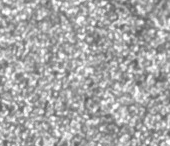
#> input picture enhanced_debug/06_resolution_adaptive_original.png, 170 x 146 px
$ python -i dic_quality_speckle_detection.py   (imports and definitions only)
#> lines starting #> are read from the running program, lines starting #| are printed output that depends on the picture; after the words box and inside, x2 and y2 are one past the last pixel; in counts of white or black regions, pixels touching at a corner belong together
import cv2
import numpy as np
from pathlib import Path


def analyze_roi_for_dic_quality(roi_image, debug=False):
    """
    Speckle detection specifically optimized for DIC quality assessment
    Focuses on capturing ALL meaningful speckles, including large ones
    """
    # Create a copy to avoid modifying original
    roi_gray = cv2.cvtColor(roi_image, cv2.COLOR_BGR2GRAY) if len(roi_image.shape) > 2 else roi_image.copy()
    roi_area = roi_gray.shape[0] * roi_gray.shape[1]

    if debug:
        Path("debug_roi").mkdir(exist_ok=True)
        cv2.imwrite("debug_roi/01_original.png", roi_gray)

    # Try both normal and inverted thresholding
    _, binary_normal = cv2.threshold(roi_gray, 0, 255, cv2.THRESH_BINARY + cv2.THRESH_OTSU)
    _, binary_inverted = cv2.threshold(roi_gray, 0, 255, cv2.THRESH_BINARY_INV + cv2.THRESH_OTSU)

    if debug:
        cv2.imwrite("debug_roi/02a_binary_normal.png", binary_normal)
        cv2.imwrite("debug_roi/02b_binary_inverted.png", binary_inverted)

    # Process both and choose the better one
    normal_results = process_for_dic_quality(binary_normal, roi_area, debug, "normal")
    inverted_results = process_for_dic_quality(binary_inverted, roi_area, debug, "inverted")

    # Choose based on total speckle coverage (area), not just count
    # For DIC, we want good coverage including large speckles
    if normal_results['total_speckle_area'] >= inverted_results['total_speckle_area']:
        chosen_results = normal_results
        binary_chosen = binary_normal
        method = "normal"
    else:
        chosen_results = inverted_results
        binary_chosen = binary_inverted
        method = "inverted"

    chosen_results['method'] = method
    chosen_results['roi_area'] = roi_area

    # Calculate DIC quality metrics
    chosen_results.update(calculate_dic_quality_metrics(chosen_results, roi_area))

    if debug:
        cv2.imwrite("debug_roi/03_chosen_binary.png", binary_chosen)

        # Visualize speckles by size category
        size_vis = visualize_speckles_by_size(chosen_results['labels'],
                                              chosen_results['valid_components'],
                                              chosen_results['stats'],
                                              roi_gray.shape)
        cv2.imwrite("debug_roi/04_speckles_by_size.png", size_vis)

        # Create quality assessment visualization
        quality_vis = create_dic_quality_visualization(roi_gray, chosen_results)
        cv2.imwrite("debug_roi/05_dic_quality_assessment.png", quality_vis)

        print_dic_quality_report(chosen_results)

    return chosen_results


def process_for_dic_quality(binary, roi_area, debug=False, method_name=""):
    """
    Process binary image with DIC quality in mind - preserve large speckles
    """
    # Very minimal morphological cleanup - only remove single pixels
    kernel = cv2.getStructuringElement(cv2.MORPH_ELLIPSE, (2, 2))
    cleaned = cv2.morphologyEx(binary, cv2.MORPH_OPEN, kernel, iterations=1)

    if debug:
        cv2.imwrite(f"debug_roi/morph_clean_{method_name}.png", cleaned)

    # Connected components analysis
    num_labels, labels, stats, centroids = cv2.connectedComponentsWithStats(cleaned, connectivity=8)

    # DIC-focused filtering: very permissive size limits
    min_area = 2  # Remove only tiny noise
    max_area = roi_area // 4  # Allow up to 25% of ROI area (very large speckles)

    valid_components = []
    for i in range(1, num_labels):  # Skip background (index 0)
        area = stats[i, cv2.CC_STAT_AREA]

        # For DIC, we want almost all speckles except obvious noise or full ROI
        if min_area <= area <= max_area:
            valid_components.append(i)

    # Calculate comprehensive statistics
    areas = [stats[i, cv2.CC_STAT_AREA] for i in valid_components]
    total_speckle_area = sum(areas) if areas else 0
    avg_size = np.mean(areas) if areas else 0
    speckle_ratio = total_speckle_area / roi_area if roi_area > 0 else 0

    return {
        'total_components': num_labels - 1,
        'valid_components': valid_components,
        'valid_count': len(valid_components),
        'labels': labels,
        'stats': stats,
        'centroids': centroids,
        'areas': areas,
        'total_speckle_area': total_speckle_area,
        'avg_speckle_size': avg_size,
        'speckle_ratio': speckle_ratio,
        'min_area_threshold': min_area,
        'max_area_threshold': max_area
    }


def calculate_dic_quality_metrics(results, roi_area):
    """
    Calculate DIC-specific quality metrics
    """
    areas = results['areas']

    if not areas:
        return {
            'dic_quality_score': 0.0,
            'size_diversity': 0.0,
            'coverage_quality': 0.0,
            'large_speckle_count': 0,
            'medium_speckle_count': 0,
            'small_speckle_count': 0,
            'speckle_density': 0.0
        }

    # Categorize speckles by size for DIC analysis
    small_threshold = 50
    large_threshold = 500

    small_speckles = [a for a in areas if a < small_threshold]
    medium_speckles = [a for a in areas if small_threshold <= a < large_threshold]
    large_speckles = [a for a in areas if a >= large_threshold]

    # Size diversity (good for DIC to have varied speckle sizes)
    size_std = np.std(areas) if len(areas) > 1 else 0
    size_mean = np.mean(areas)
    size_diversity = min(1.0, size_std / size_mean) if size_mean > 0 else 0

    # Coverage quality (total area covered)
    coverage_ratio = sum(areas) / roi_area
    coverage_quality = min(1.0, coverage_ratio / 0.3)  # Target ~30% coverage

    # Speckle density (speckles per unit area)
    speckle_density = len(areas) / roi_area * 10000  # Per 10k pixels

    # Overall DIC quality score
    density_score = min(1.0, speckle_density / 5.0)  # Target ~5 speckles per 10k pixels
    size_balance_score = min(1.0, len(large_speckles) / max(1, len(areas)))  # Want some large speckles

    dic_quality_score = (coverage_quality * 0.4 +
                         density_score * 0.3 +
                         size_diversity * 0.2 +
                         size_balance_score * 0.1)

    return {
        'dic_quality_score': dic_quality_score,
        'size_diversity': size_diversity,
        'coverage_quality': coverage_quality,
        'large_speckle_count': len(large_speckles),
        'medium_speckle_count': len(medium_speckles),
        'small_speckle_count': len(small_speckles),
        'speckle_density': speckle_density
    }


def visualize_speckles_by_size(labels, valid_components, stats, shape):
    """
    Create visualization showing speckles colored by size category
    """
    colored = np.zeros((shape[0], shape[1], 3), dtype=np.uint8)

    for i in valid_components:
        area = stats[i, cv2.CC_STAT_AREA]
        mask = labels == i

        if area < 50:
            colored[mask] = (255, 255, 0)  # Cyan for small
        elif area < 500:
            colored[mask] = (0, 255, 0)  # Green for medium
        else:
            colored[mask] = (0, 0, 255)  # Red for large

    return colored


def create_dic_quality_visualization(roi_gray, results):
    """
    Create a comprehensive DIC quality visualization
    """
    # Create RGB version
    vis = cv2.cvtColor(roi_gray, cv2.COLOR_GRAY2BGR)

    # Draw speckle centroids with size-based markers
    for i in results['valid_components']:
        area = results['stats'][i, cv2.CC_STAT_AREA]
        x = int(results['centroids'][i][0])
        y = int(results['centroids'][i][1])

        if area < 50:
            cv2.circle(vis, (x, y), 1, (255, 255, 0), -1)  # Small: cyan dot
        elif area < 500:
            cv2.circle(vis, (x, y), 2, (0, 255, 0), -1)  # Medium: green dot
        else:
            cv2.circle(vis, (x, y), 4, (0, 0, 255), -1)  # Large: red dot

    # Add quality score text
    quality_text = f"DIC Quality: {results['dic_quality_score']:.3f}"
    cv2.putText(vis, quality_text, (10, 30), cv2.FONT_HERSHEY_SIMPLEX, 0.7, (255, 255, 255), 2)

    coverage_text = f"Coverage: {results['speckle_ratio']:.3f}"
    cv2.putText(vis, coverage_text, (10, 60), cv2.FONT_HERSHEY_SIMPLEX, 0.7, (255, 255, 255), 2)

    return vis


def print_dic_quality_report(results):
    """
    Print detailed DIC quality assessment
    """
    print(f"\n=== DIC QUALITY ASSESSMENT ===")
    print(f"Detection method: {results['method']}")
    print(f"Total speckles detected: {results['valid_count']}")
    print(f"Area thresholds: {results['min_area_threshold']} - {results['max_area_threshold']} pixels")
    print(f"Total components before filtering: {results['total_components']}")

    print(f"\nSPECKLE SIZE DISTRIBUTION:")
    print(f"  Small speckles (<50px): {results['small_speckle_count']}")
    print(f"  Medium speckles (50-500px): {results['medium_speckle_count']}")
    print(f"  Large speckles (>500px): {results['large_speckle_count']}")

    print(f"\nDIC QUALITY METRICS:")
    print(f"  Overall DIC Quality Score: {results['dic_quality_score']:.3f} (0-1, higher is better)")
    print(f"  Speckle Coverage Ratio: {results['speckle_ratio']:.3f}")
    print(f"  Speckle Density: {results['speckle_density']:.2f} per 10k pixels")
    print(f"  Size Diversity: {results['size_diversity']:.3f}")
    print(f"  Coverage Quality: {results['coverage_quality']:.3f}")

    # Provide DIC quality interpretation
    if results['dic_quality_score'] > 0.7:
        quality_rating = "EXCELLENT"
    elif results['dic_quality_score'] > 0.5:
        quality_rating = "GOOD"
    elif results['dic_quality_score'] > 0.3:
        quality_rating = "FAIR"
    else:
        quality_rating = "POOR"

    print(f"\nDIC SUITABILITY: {quality_rating}")

    # Provide recommendations
    print(f"\nRECOMMENDATIONS:")
    if results['speckle_ratio'] < 0.2:
        print("  - Consider increasing speckle density for better DIC correlation")
    if results['large_speckle_count'] < 5:
        print("  - Consider adding larger speckles for coarse displacement tracking")
    if results['speckle_density'] < 3:
        print("  - Speckle density may be too low for robust DIC analysis")
    if results['dic_quality_score'] > 0.6:
        print("  - Speckle pattern appears suitable for DIC analysis")


def compare_dic_quality(roi_image_path):
    """
    Compare DIC quality assessment with different approaches
    """
    roi_image = cv2.imread(roi_image_path, cv2.IMREAD_GRAYSCALE)
#> roi_image is the input picture: shape (146, 170); min 85, max 255, mean 167.8

    if roi_image is None:
        print(f"Could not load image: {roi_image_path}")
        return

    print("COMPARING DIC QUALITY ASSESSMENT METHODS")
    print("=" * 50)

    # Method 1: Original restrictive approach
    print("\n1. ORIGINAL RESTRICTIVE METHOD (max_area=500):")
    _, binary = cv2.threshold(roi_image, 0, 255, cv2.THRESH_BINARY_INV + cv2.THRESH_OTSU)
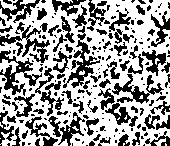
#> binary: shape (146, 170); 60.7% white; 214 black regions (137 under 20 px), largest, box (x1, y1, x2, y2) and area: (0, 50, 42, 96) 641, (63, 26, 100, 88) 608, (0, 22, 50, 63) 570
    restrictive_results = process_for_dic_quality_restricted(binary, roi_image.shape[0] * roi_image.shape[1])
#> in process_for_dic_quality_restricted, `num_labels, labels, stats, centroids = cv2.connectedComponentsWithStat..`:
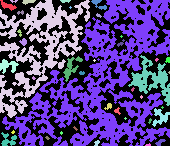
#> labels: shape (146, 170) int32; 40 distinct labels, from 0 to 39; one colour per label, 0 black
#> in process_for_dic_quality_restricted, `num_labels, labels, stats, centroids = cv2.connectedComponentsWithStat..`: num_labels = 40; stats = 40 rows, first 6: [0, 0, 170, 146, 10847], [0, 0, 17, 11, 79], [10, 0, 8, 3, 14], [22, 0, 14, 5, 43], [0, 0, 90, 118, 3463], [60, 0, 11, 3, 24]; centroids = 40 pairs, first value 7.48 to 168.8, second value 0.708 to 144.4
#> the loop in process_for_dic_quality_restricted, `for i in range(1, num_labels):` made 39 passes
#> area on passes 1, 3, 4, 5, 6, 7, 9, 11: 79, 43, 3463, 24, 70, 8523, 21, 20
#> after the loop in process_for_dic_quality_restricted, `for i in range(1, num_labels):`: valid_components = 36 values from 1 to 39
#> in process_for_dic_quality_restricted, `areas = [stats[i, cv2.CC_STAT_AREA] for i in valid_components]`: areas = 36 values, max 176 at index 12, min 4 at index 18, mean 34.56
#> in process_for_dic_quality_restricted, `large_speckles = [a for a in areas if a >= 500]`: large_speckles = []
#> restrictive_results = {'valid_count': 36, 'large_speckle_count': 0, 'total_area': 1244}

    # Method 2: DIC-optimized approach
    print("\n2. DIC-OPTIMIZED METHOD:")
    dic_results = analyze_roi_for_dic_quality(roi_image, debug=True)
#> in process_for_dic_quality, `num_labels, labels, stats, centroids = cv2.connectedComponentsWithStat..`:
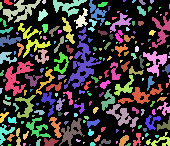
#> labels: shape (146, 170) int32; 194 distinct labels, from 0 to 193; one colour per label, 0 black
#> in process_for_dic_quality, `num_labels, labels, stats, centroids = cv2.connectedComponentsWithStat..`: num_labels = 194; stats = 194 rows, first 6: [0, 0, 170, 146, 15541], [4, 0, 9, 5, 29], [14, 0, 2, 2, 3], [3, 0, 38, 23, 339], [42, 0, 4, 4, 13], [53, 0, 34, 17, 250]; centroids = 194 pairs, first value 0.583 to 169, second value 0.333 to 145
#> the loop in process_for_dic_quality, `for i in range(1, num_labels):` made 193 passes
#> area on passes 1, 3, 5: 29, 339, 250
#> after the loop in process_for_dic_quality, `for i in range(1, num_labels):`: valid_components = 193 values from 1 to 193
#> in process_for_dic_quality, `areas = [stats[i, cv2.CC_STAT_AREA] for i in valid_components]`: areas = 193 values, max 604 at index 36, min 2 at index 192, mean 48.08
#> in process_for_dic_quality, `total_speckle_area = sum(areas) if areas else 0`: total_speckle_area = 9279
#> in process_for_dic_quality, `avg_size = np.mean(areas) if areas else 0`: avg_size = 48.08
#> in process_for_dic_quality, `speckle_ratio = total_speckle_area / roi_area if roi_area > 0 else 0`: speckle_ratio = 0.374
#> in analyze_roi_for_dic_quality, `normal_results = process_for_dic_quality(binary_normal, roi_area, debu..`: normal_results = 12 items
#> call 2 of process_for_dic_quality, with roi_area = 24820, debug = True, method_name = 'inverted'
#> in process_for_dic_quality (call 2), `num_labels, labels, stats, centroids = cv2.connectedComponentsWithStat..`:
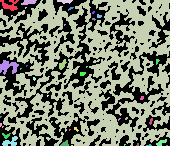
#> labels: shape (146, 170) int32; 37 distinct labels, from 0 to 36; one colour per label, 0 black
#> in process_for_dic_quality (call 2), `num_labels, labels, stats, centroids = cv2.connectedComponentsWithStat..`: num_labels = 37; stats = 37 rows, first 6: [0, 0, 170, 146, 9872], [0, 0, 19, 11, 110], [21, 0, 16, 5, 59], [0, 0, 170, 146, 14138], [57, 0, 16, 4, 43], [25, 7, 2, 2, 3]; centroids = 37 pairs, first value 0.333 to 166.5, second value 0.977 to 145
#> the loop in process_for_dic_quality (call 2), `for i in range(1, num_labels):` made 36 passes
#> area on passes 1, 2, 3, 4, 11, 13, 17, 28: 110, 59, 14138, 43, 49, 157, 21, 28
#> after the loop in process_for_dic_quality (call 2), `for i in range(1, num_labels):`: valid_components = 35 values from 1 to 36
#> in process_for_dic_quality (call 2), `areas = [stats[i, cv2.CC_STAT_AREA] for i in valid_components]`: areas = 35 values, max 157 at index 11, min 2 at index 31, mean 23.14
#> in process_for_dic_quality (call 2), `total_speckle_area = sum(areas) if areas else 0`: total_speckle_area = 810
#> in process_for_dic_quality (call 2), `avg_size = np.mean(areas) if areas else 0`: avg_size = 23.14
#> in process_for_dic_quality (call 2), `speckle_ratio = total_speckle_area / roi_area if roi_area > 0 else 0`: speckle_ratio = 0.0326
#> in analyze_roi_for_dic_quality, `inverted_results = process_for_dic_quality(binary_inverted, roi_area, ..`: inverted_results = 12 items
#> in calculate_dic_quality_metrics, `areas = results['areas']`: areas = 193 values, max 604 at index 36, min 2 at index 192, mean 48.08
#> in calculate_dic_quality_metrics, `small_speckles = [a for a in areas if a < small_threshold]`: small_speckles = 143 values, max 49 at index 41, min 2 at index 142, mean 14.77
#> in calculate_dic_quality_metrics, `medium_speckles = [a for a in areas if small_threshold <= a < large_th..`: medium_speckles = 49 values, max 399 at index 19, min 51 at index 3, mean 133.9
#> in calculate_dic_quality_metrics, `large_speckles = [a for a in areas if a >= large_threshold]`: large_speckles = [604]
#> in calculate_dic_quality_metrics, `size_std = np.std(areas) if len(areas) > 1 else 0`: size_std = 79.23
#> in calculate_dic_quality_metrics, `size_mean = np.mean(areas)`: size_mean = 48.08
#> in calculate_dic_quality_metrics, `size_diversity = min(1.0, size_std / size_mean) if size_mean > 0 else 0`: size_diversity = 1
#> in calculate_dic_quality_metrics, `coverage_ratio = sum(areas) / roi_area`: coverage_ratio = 0.374
#> in calculate_dic_quality_metrics, `coverage_quality = min(1.0, coverage_ratio / 0.3)`: coverage_quality = 1
#> in calculate_dic_quality_metrics, `speckle_density = len(areas) / roi_area * 10000`: speckle_density = 77.76
#> in calculate_dic_quality_metrics, `density_score = min(1.0, speckle_density / 5.0)`: density_score = 1
#> in calculate_dic_quality_metrics, `size_balance_score = min(1.0, len(large_speckles) / max(1, len(areas)))`: size_balance_score = 0.00518
#> in calculate_dic_quality_metrics, `dic_quality_score = (coverage_quality * 0.4 + density_score * 0.3 + si..`: dic_quality_score = 0.901
#> the loop in visualize_speckles_by_size, `for i in valid_components:` made 193 passes
#> after the loop in visualize_speckles_by_size, `for i in valid_components:`:
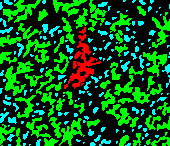
#> colored: shape (146, 170, 3); mean of channels 0, 1, 2 21.7, 89.1, 6.2; drawn as B, G, R
#> the loop in create_dic_quality_visualization, `for i in results['valid_components']:` made 193 passes
#> (area, x, y) on passes 1, 3, 5: (29, 7, 2), (339, 19, 10), (250, 67, 6)
#> after the loop in create_dic_quality_visualization, `for i in results['valid_components']:`:
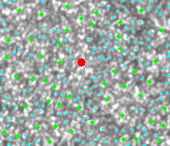
#> vis: shape (146, 170, 3); 5.61% of pixels changed, all inside (x1, y1, x2, y2) = (0, 0, 170, 146)
#> in create_dic_quality_visualization, `quality_text = f"DIC Quality: {results['dic_quality_score']:.3f}"`: quality_text = 'DIC Quality: 0.901'
#> in create_dic_quality_visualization, `coverage_text = f"Coverage: {results['speckle_ratio']:.3f}"`: coverage_text = 'Coverage: 0.374'
#> in create_dic_quality_visualization, `cv2.putText(vis, coverage_text, (10, 60), cv2.FONT_HERSHEY_SIMPLEX, 0...`:
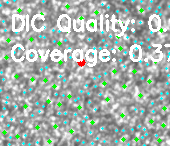
#> vis: shape (146, 170, 3); mean B, G, R 172.2, 178.1, 165.7
#| Detection method: normal
#| Total speckles detected: 193
#| Area thresholds: 2 - 6205 pixels
#| Total components before filtering: 193
#|   Small speckles (<50px): 143
#|   Medium speckles (50-500px): 49
#|   Large speckles (>500px): 1
#|   Overall DIC Quality Score: 0.901 (0-1, higher is better)
#|   Speckle Coverage Ratio: 0.374
#|   Speckle Density: 77.76 per 10k pixels
#|   Size Diversity: 1.000
#|   Coverage Quality: 1.000
#> dic_results = 21 items

    # Comparison
    print(f"\n=== COMPARISON ===")
    print(f"Restrictive method: {restrictive_results['valid_count']} speckles")
#| Restrictive method: 36 speckles
    print(f"DIC-optimized method: {dic_results['valid_count']} speckles")
#| DIC-optimized method: 193 speckles
    print(f"Improvement: +{dic_results['valid_count'] - restrictive_results['valid_count']} speckles")
#| Improvement: +157 speckles
    print(
        f"Large speckles captured: {dic_results['large_speckle_count']} (vs {restrictive_results.get('large_speckle_count', 0)})")
#| Large speckles captured: 1 (vs 0)

    return dic_results


def process_for_dic_quality_restricted(binary, roi_area):
    """
    Process with the original restrictive parameters for comparison
    """
    kernel = cv2.getStructuringElement(cv2.MORPH_ELLIPSE, (3, 3))
    cleaned = cv2.morphologyEx(binary, cv2.MORPH_OPEN, kernel)

    num_labels, labels, stats, centroids = cv2.connectedComponentsWithStats(cleaned, connectivity=8)

    # Original restrictive filtering
    valid_components = []
    for i in range(1, num_labels):
        area = stats[i, cv2.CC_STAT_AREA]
        if 1 <= area <= 500:  # Your original limits
            valid_components.append(i)

    areas = [stats[i, cv2.CC_STAT_AREA] for i in valid_components]
    large_speckles = [a for a in areas if a >= 500]

    return {
        'valid_count': len(valid_components),
        'large_speckle_count': len(large_speckles),
        'total_area': sum(areas) if areas else 0
    }

>>> result = compare_dic_quality('../enhanced_debug/06_resolution_adaptive_original.png')
#> result = 21 items
